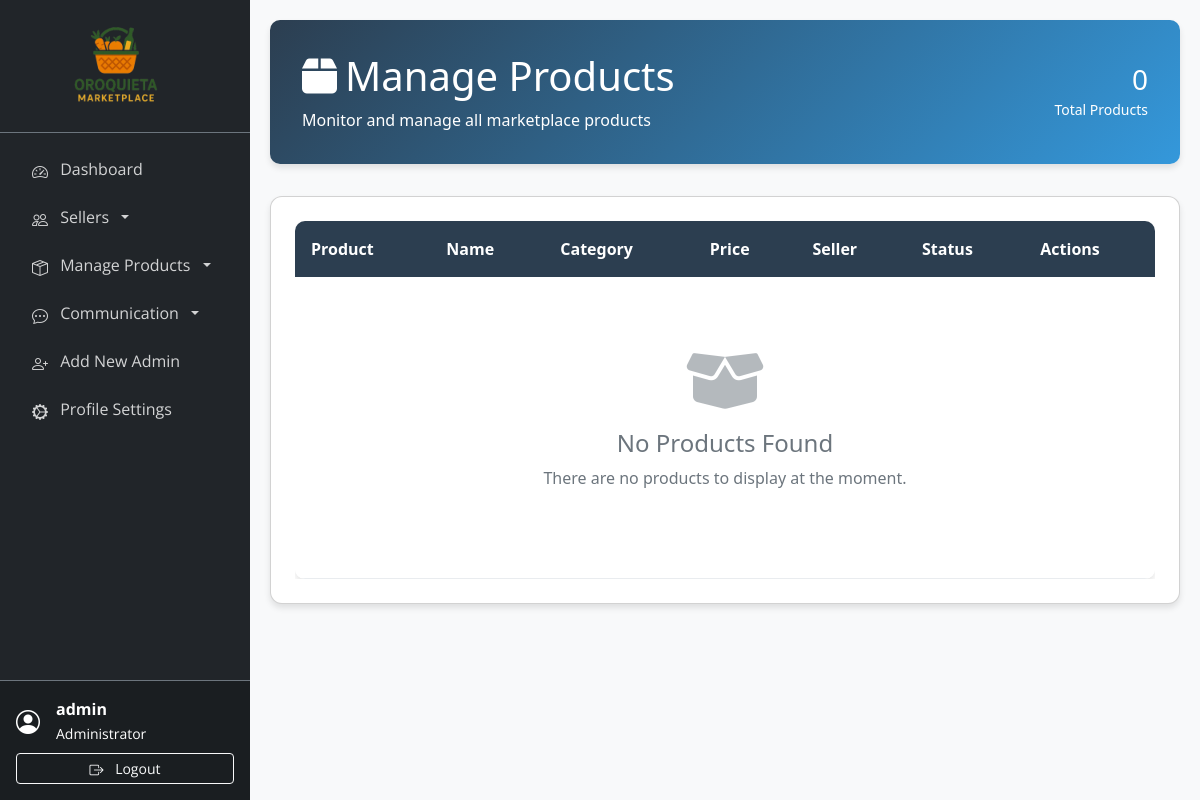
/admin/manage_products.php (signed in), run on an earlier commit of the app's database.
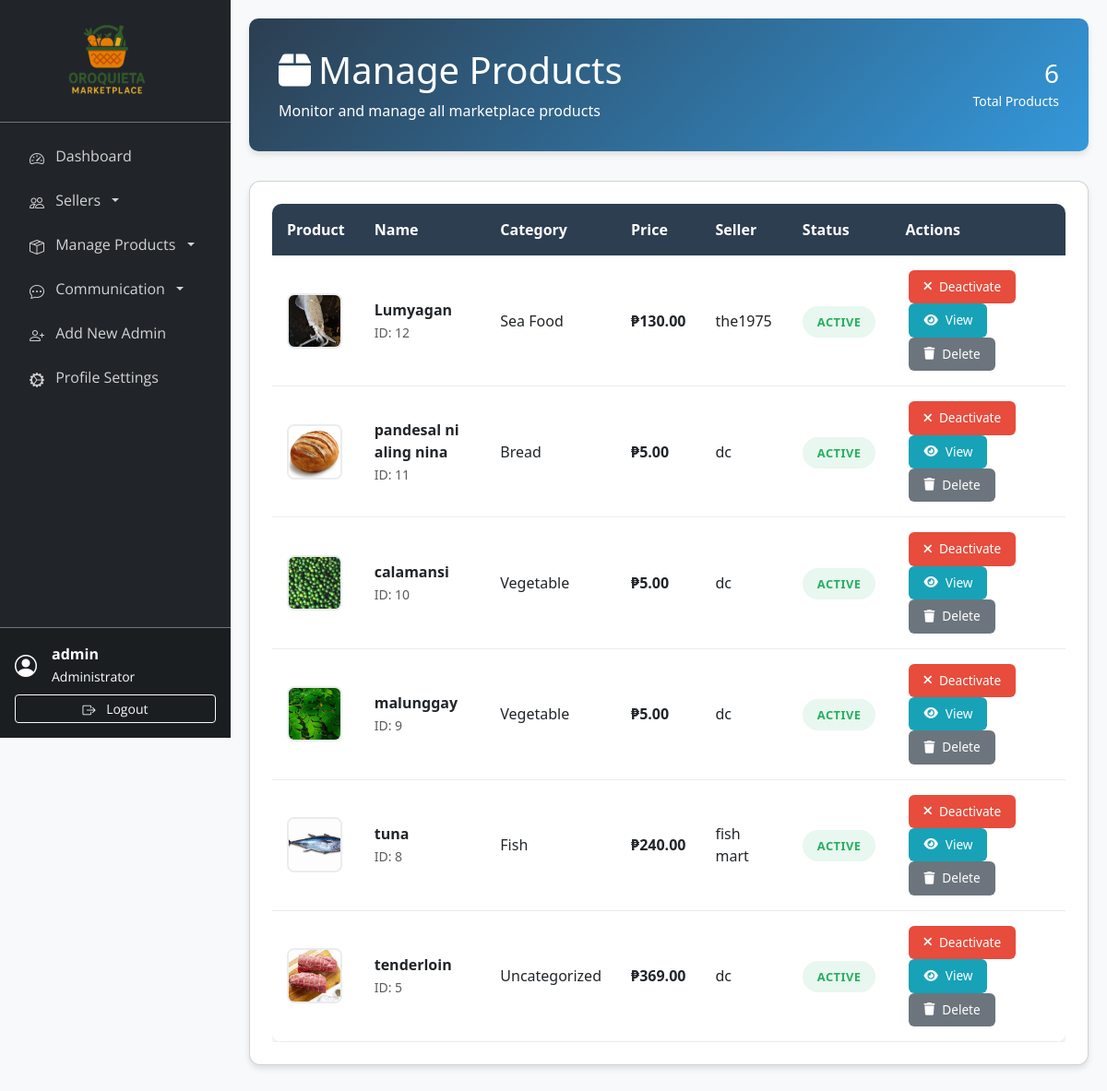
And on a later commit of the database.
### tables this page shows
CREATE TABLE `products` (
  `id` int(11) NOT NULL,
  `seller_id` int(11) NOT NULL,
  `category_id` int(11) DEFAULT NULL,
  `name` varchar(255) NOT NULL,
  `description` text DEFAULT NULL,
  `price` decimal(10,2) NOT NULL,
  `stock_quantity` int(11) NOT NULL DEFAULT 0,
  `weight` decimal(10,2) DEFAULT NULL,
  `is_featured` tinyint(1) DEFAULT 0,
  `is_active` tinyint(1) DEFAULT 1,
  `created_at` timestamp NOT NULL DEFAULT current_timestamp(),
  `updated_at` timestamp NOT NULL DEFAULT current_timestamp() ON UPDATE current_timestamp()
);

CREATE TABLE `categories` (
  `id` int(11) NOT NULL,
  `name` varchar(100) NOT NULL,
  `icon` varchar(10) DEFAULT NULL COMMENT 'Emoji or icon character',
  `description` text DEFAULT NULL,
  `parent_id` int(11) DEFAULT NULL,
  `image` varchar(255) DEFAULT NULL,
  `is_active` tinyint(1) DEFAULT 1,
  `created_at` timestamp NOT NULL DEFAULT current_timestamp(),
  `updated_at` timestamp NOT NULL DEFAULT current_timestamp() ON UPDATE current_timestamp()
);

### admin/manage_products.php (the view, shortened to what this page needs)
<?php
require_once '../includes/db_connect.php';
try {
    $total_products = (int) $pdo->query("SELECT COUNT(*) FROM products")->fetchColumn();
} catch (Exception $e) {
    $total_products = 0;
}
?>
<!DOCTYPE html>
<html lang="en">
<head>
    <link href="https://cdn.jsdelivr.net/npm/bootstrap@5.3.0/dist/css/bootstrap.min.css" rel="stylesheet">
    <link href="https://cdnjs.cloudflare.com/ajax/libs/font-awesome/6.0.0/css/all.min.css" rel="stylesheet">
    <link href="https://cdn.jsdelivr.net/npm/bootstrap-icons@1.10.0/font/bootstrap-icons.css" rel="stylesheet">
</head>
<body>
    <?php include 'sidebar.php'; ?>
    <div class="main-content">
        <div class="page-header">
            <div class="d-flex justify-content-between align-items-center">
                <div>
                    <h1 class="mb-2"><i class="fas fa-box me-2"></i>Manage Products</h1>
                    <p class="mb-0">Monitor and manage all marketplace products</p>
                </div>
                <div class="text-end">
                    <h3 class="mb-0"><?php echo $total_products ?? 0; ?></h3>
                    <small>Total Products</small>
                </div>
            </div>
        </div>
        <div class="card product-card">
            <div class="card-body p-0">
                <div class="table-responsive">
                    <table class="table table-hover mb-0">
                        <thead>
                            <tr>
                                <th>Product</th>
                                <th>Name</th>
                                <th>Category</th>
                                <th>Price</th>
                                <th>Seller</th>
                                <th>Status</th>
                                <th>Actions</th>
                            </tr>
                        </thead>
                        <tbody>
                            <?php
                            $sql = "SELECT p.*, c.name AS category_name,
                                           CONCAT(COALESCE(sa.business_name, s.username)) AS seller_name,
                                           (SELECT image_path FROM product_images pi WHERE pi.product_id = p.id AND pi.is_primary = 1 LIMIT 1) AS primary_image
                                    FROM products p
                                    LEFT JOIN categories c ON p.category_id = c.id
                                    LEFT JOIN sellers s ON p.seller_id = s.id
                                    LEFT JOIN seller_applications sa ON sa.seller_id = s.id AND sa.status = 'approved'
                                    ORDER BY p.id DESC";
                            $stmt = $pdo->query($sql);
                            $products = $stmt->fetchAll();
                            if (empty($products)): ?>
                                <tr>
                                    <td colspan="7" class="text-center py-4">
                                        <div class="empty-state">
                                            <i class="fas fa-box-open"></i>
                                            <h4>No Products Found</h4>
                                            <p>There are no products to display at the moment.</p>
                                        </div>
                                    </td>
                                </tr>
                            <?php else:
                                foreach ($products as $row):
                                    $status_class = $row['is_active'] ? 'status-active' : 'status-inactive';
                                    ?>
                                    <tr class='product-row' data-status='<?php echo $row['status']; ?>'>
                                        <td>
                                            <?php if (!empty($row['primary_image']) && file_exists('../' . $row['primary_image'])): ?>
                                                <img src='<?php echo '../' . htmlspecialchars($row['primary_image']); ?>'
                                                    class='product-image' alt='Product'>
                                            <?php else: ?>
                                                <div class='product-image-placeholder'>
                                                    <i class='fas fa-image'></i>
                                                </div>
                                            <?php endif; ?>
                                        </td>
                                        <td>
                                            <strong><?php echo htmlspecialchars($row['name']); ?></strong>
                                            <br><small class="text-muted">ID: <?php echo $row['id']; ?></small>
                                        </td>
                                        <td><?php echo htmlspecialchars($row['category_name'] ?: 'Uncategorized'); ?></td>
                                        <td><strong>₱<?php echo number_format($row['price'], 2); ?></strong></td>
                                        <td><?php echo htmlspecialchars($row['seller_name'] ?: 'Unknown Seller'); ?></td>
                                        <td>
                                            <span class='status-badge <?php echo $status_class; ?>'>
                                                <?php echo $row['is_active'] ? 'Active' : 'Inactive'; ?>
                                            </span>
                                        </td>
                                        <td>
                                            <?php if ($row['is_active']): ?>
                                                <button type="button" class="btn-action btn-reject"
                                                    onclick="rejectProduct(<?php echo (int) $row['id']; ?>)">
                                                    <i class="fas fa-times"></i>Deactivate
                                                </button>
                                            <?php endif; ?>
                                            <button type="button" class="btn-action btn-view"
                                                onclick="viewProductDetails(<?php echo $row['id']; ?>)">
                                                <i class="fas fa-eye"></i>View
                                            </button>
                                            <button type="button" class="btn-action btn-delete"
                                                onclick="deleteProduct(<?php echo $row['id']; ?>)">
                                                <i class="fas fa-trash"></i>Delete
                                            </button>
                                        </td>
                                    </tr>
                                <?php endforeach; endif; ?>
                        </tbody>
                    </table>
                </div>
            </div>
        </div>
    </div>
</body>
</html>

### admin/sidebar.php (shortened to what this page needs)
<?php
$current_page = basename($_SERVER['PHP_SELF']);
?>
<div class="sidebar bg-dark text-white">
    <div class="sidebar-header p-3 border-bottom border-secondary">
        <a href="dashboard.php">
            <img src="../assets/img/logo-removebg.png" alt="logo" width="100px">
        </a>
    </div>
    <ul class="nav flex-column p-3">
        <li class="nav-item mb-2">
            <a class="nav-link <?php echo $current_page == 'dashboard.php' ? 'active' : 'text-white'; ?>"
                href="dashboard.php">
                <i class="bi bi-speedometer2 me-2"></i> Dashboard
            </a>
        </li>
        <li class="nav-item mb-2">
            <div class="dropdown">
                <a class="nav-link dropdown-toggle text-white" href="#" role="button" id="sellerDropdown"
                    data-bs-toggle="dropdown" aria-expanded="false">
                    <i class="bi bi-people me-2"></i> Sellers
                </a>
            </div>
        </li>
        <li class="nav-item mb-2">
            <div class="dropdown">
                <a class="nav-link dropdown-toggle text-white" href="#" role="button" id="productsDropdown"
                    data-bs-toggle="dropdown" aria-expanded="false">
                    <i class="bi bi-box-seam me-2"></i> Manage Products
                </a>
            </div>
        </li>
        <li class="nav-item mb-2">
            <div class="dropdown">
                <a class="nav-link dropdown-toggle text-white" href="#" role="button" id="communicationDropdown"
                    data-bs-toggle="dropdown" aria-expanded="false">
                    <i class="bi bi-chat-dots me-2"></i> Communication
                </a>
            </div>
        </li>
        <li class="nav-item mb-2">
            <a class="nav-link <?php echo $current_page == 'signup.php' ? 'active bg-primary' : 'text-white'; ?>"
                href="signup.php">
                <i class="bi bi-person-plus me-2"></i> Add New Admin
            </a>
        </li>
        <li class="nav-item mb-2">
            <a class="nav-link <?php echo $current_page == 'settings.php' ? 'active bg-primary' : 'text-white'; ?>"
                href="settings.php">
                <i class="bi bi-gear-wide-connected me-2"></i> Profile Settings
            </a>
        </li>
    </ul>
    <div class="sidebar-footer p-3 border-top border-secondary mt-auto">
        <div class="d-flex align-items-center">
            <div class="flex-shrink-0">
                <?php if (isset($_SESSION['profile_image']) && !empty($_SESSION['profile_image'])): ?>
                    <img src="../<?php echo htmlspecialchars($_SESSION['profile_image']); ?>" alt="Admin Profile"
                        class="admin-profile-img"
                        onerror="this.style.display='none'; this.nextElementSibling.style.display='block';">
                <?php else: ?>
                    <i class="bi bi-person-circle fs-4"></i>
                <?php endif; ?>
            </div>
            <div class="flex-grow-1 ms-3">
                <div class="fw-bold"><?php echo htmlspecialchars($_SESSION['username']); ?></div>
                <small class="text">Administrator</small>
            </div>
        </div>
        <a href="../logout.php" class="btn btn-outline-light btn-sm w-100 mt-2">
            <i class="bi bi-box-arrow-right me-2"></i> Logout
        </a>
    </div>
</div>

### admin/manage_products.php (style rules this page uses)
:root { --primary-color: #2c3e50; --secondary-color: #3498db; --success-color: #27ae60; --warning-color: #f39c12; --danger-color: #e74c3c; --info-color: #17a2b8; --light-bg: #f8f9fa; --card-shadow: 0 4px 6px rgba(0, 0, 0, 0.1); }
body { background-color: var(--light-bg); font-family: 'Segoe UI', Tahoma, Geneva, Verdana, sans-serif; }
.main-content { margin-left: 250px; padding: 20px; transition: margin-left 0.3s ease; }
.page-header { background: linear-gradient(135deg, var(--primary-color), var(--secondary-color)); color: white; padding: 2rem; border-radius: 10px; margin-bottom: 2rem; box-shadow: var(--card-shadow); }
.product-card { background: white; border-radius: 12px; padding: 1.5rem; margin-bottom: 1.5rem; box-shadow: var(--card-shadow); transition: transform 0.2s ease, box-shadow 0.2s ease; }
.product-image { width: 60px; height: 60px; object-fit: cover; border-radius: 8px; border: 2px solid #e9ecef; }
.status-badge { padding: 0.5rem 1rem; border-radius: 20px; font-size: 0.8rem; font-weight: 600; text-transform: uppercase; letter-spacing: 0.5px; }
.status-active { background: #e8f7ef; color: #27ae60; }
.btn-action { padding: 0.5rem 1rem; border-radius: 6px; border: none; font-size: 0.85rem; font-weight: 500; cursor: pointer; transition: all 0.2s ease; display: inline-flex; align-items: center; gap: 0.5rem; text-decoration: none; margin: 0 0.25rem; }
.btn-reject { background-color: var(--danger-color); color: white; }
.btn-view { background-color: var(--info-color); color: white; }
.btn-delete { background-color: #6c757d; color: white; }
.table { border-radius: 10px; overflow: hidden; box-shadow: var(--card-shadow); }
.table thead th { background: var(--primary-color); color: white; border: none; padding: 1rem; font-weight: 600; }
.table tbody td { padding: 1rem; vertical-align: middle; border-bottom: 1px solid #e9ecef; }
.sidebar .nav-link i, .sidebar .dropdown-item i { display: inline-block !important; visibility: visible !important; opacity: 1 !important; font-family: "bootstrap-icons" !important; }
.sidebar { z-index: 1000 !important; }
.sidebar * { visibility: visible !important; }
.bi { display: inline-block !important; font-family: "bootstrap-icons" !important; font-style: normal; font-weight: normal !important; font-variant: normal; text-transform: none; line-height: 1; vertical-align: middle; -webkit-font-smoothing: antialiased; -moz-osx-font-smoothing: grayscale; }
.empty-state { text-align: center; padding: 3rem; color: #6c757d; }
.empty-state i { font-size: 4rem; margin-bottom: 1rem; opacity: 0.5; }

What changed in the data, as far as the page shows it:
added products: shows a picture, name "Lumyagan", id "12", category.name "Sea Food", price "130.00", seller_name "the1975", is_active "ACTIVE"
added products: shows a picture, name "pandesal ni aling nina", id "11", category.name "Bread", price "5.00", seller_name "dc", is_active "ACTIVE"
added products: shows a picture, name "calamansi", id "10", category.name "Vegetable", price "5.00", seller_name "dc", is_active "ACTIVE"
added products: shows a picture, name "malunggay", id "9", category.name "Vegetable", price "5.00", seller_name "dc", is_active "ACTIVE"
added products: shows a picture, name "tuna", id "8", category.name "Fish", price "240.00", seller_name "fish mart", is_active "ACTIVE"
added products: shows a picture, name "tenderloin", id "5", category_name "Uncategorized", price "369.00", seller_name "dc", is_active "ACTIVE"
Also different on the page:
$total_products: "0" → "6"
text no longer shown: "No Products Found There are no products to display at the moment."
